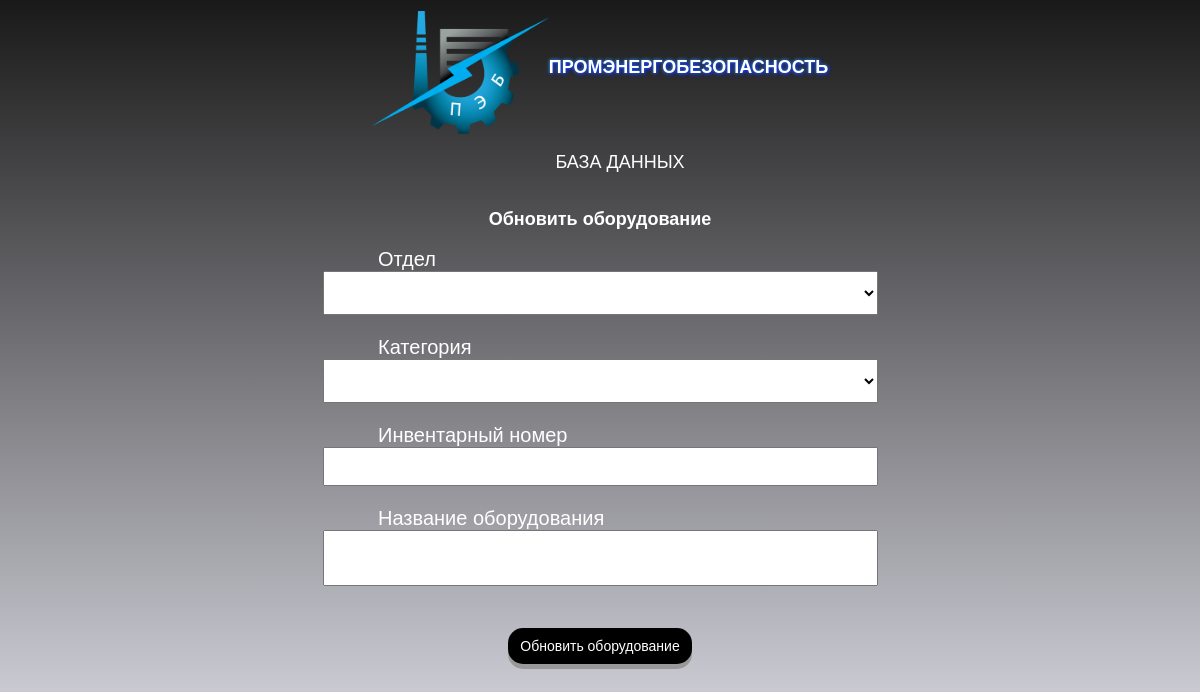
Before: /update.php?id=4 with the older database file.
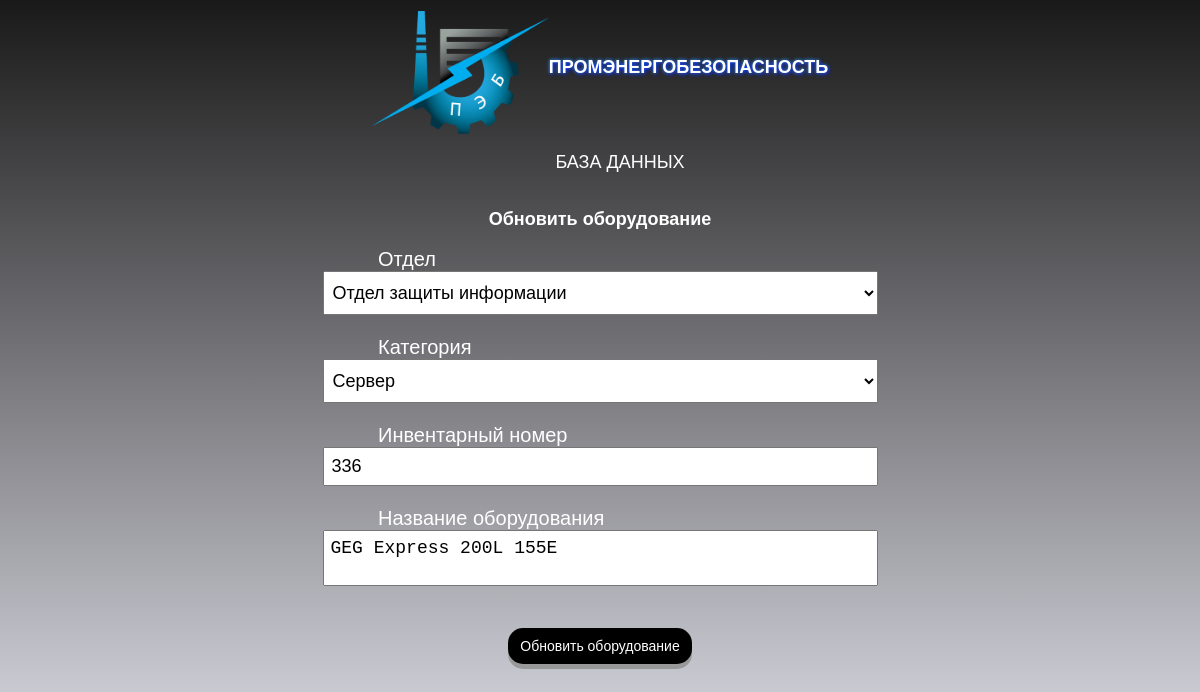
After: the same page with the newer database file.
### tables this page shows
CREATE TABLE `technic` (
  `id` int(11) UNSIGNED NOT NULL,
  `departament` int(11) DEFAULT NULL,
  `category` int(11) DEFAULT NULL,
  `inventory` int(11) UNSIGNED NOT NULL,
  `title` varchar(40) NOT NULL
);

### update.php (the view, shortened to what this page needs)
<?php
  require_once 'config/connect.php';
  $technic_id = $_GET['id'];
  $technic = mysqli_query($connect,"SELECT `technic`.`id`, `departament`.`id_departament`, `category`.`id_category`,  `technic`.`inventory`, `technic`.`title` FROM `technic` INNER JOIN `departament` ON `technic`.`departament` = `departament`.`id_departament` INNER JOIN `category` ON `technic`.`category` = `category`.`id_category` WHERE `technic`.`id` = '$technic_id'");
  $technic = mysqli_fetch_assoc($technic);
?>
<DOCTUPE HTML!>
<html>
    <head>
        <link rel="stylesheet" href="css/main.css">
    </head>
    <body>
        <h1><img src="css/peb.png" width="177" height="123" align="middle">Промэнергобезопасность</h1>
        <ul>
            <li><a href="index.php">База данных</a></li>
        </ul>
    </body>
</html>
<!DOCTYPE html>
<html lang="ru">
<head>
</head>
<body class="update">
    <div class="block">
        <h3>Обновить оборудование</h3>
        <form action="#" method="post">
            <p>Отдел</p>
            <select name="departament" style="width:100%; padding: 10px 5px;">
            <?php
                $departaments = mysqli_query($connect, "SELECT * FROM `departament`");
                $departaments = mysqli_fetch_all($departaments);
                foreach ($departaments as $departament) {
                    if($technic['id_departament'] == $departament[0]){
                        echo '<option value="'.$departament[0].'" selected>'.$departament[1].'</option>';
                    } else {
                        echo '<option value="'.$departament[0].'">'.$departament[1].'</option>';
                    }
                }
            ?>
            </select><br>
            <p>Категория</p>
            <select name="category" style="width: 100%; padding: 10px 5px;">
            <?php
                $categoryes = mysqli_query($connect, "SELECT * FROM `category`");
                $categoryes = mysqli_fetch_all($categoryes);
                foreach ($categoryes as $category) {
                    if($technic['id_category'] == $category[0]){
                        echo '<option value="'.$category[0].'" selected>'.$category[1].'</option>';
                    } else {
                        echo '<option value="'.$category[0].'">'.$category[1].'</option>';
                    }
                }
            ?>
            </select><br>
            <p>Инвентарный номер</p>
            <input type="number" name="inventory" value="<?= $technic['inventory']?>"><br>
            <p>Название оборудования</p>
            <textarea name="title"><?= $technic['title']?></textarea><br><br>
            <button name="update" type="submit">Обновить оборудование</button>
        </form>
    </div>
</body>
</html>

Changed rows visible on the page:
now on this page (row edited): technic: inventory "336", title "GEG Express 200L 155E"
Other visible differences:
form field departament: (not shown) → "Отдел защиты информации"
form field category: (not shown) → "Сервер"
